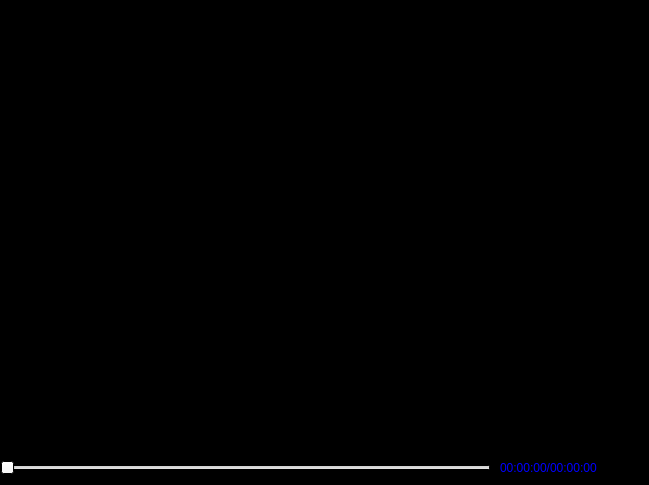
   <widget class="QWidget" name="tabPlayer">
    <property name="palette">
     <palette>
      <active>
       <colorrole role="Base">
        <brush brushstyle="SolidPattern">
         <color alpha="255">
          <red>255</red>
          <green>255</green>
          <blue>255</blue>
         </color>
        </brush>
       </colorrole>
       <colorrole role="Window">
        <brush brushstyle="SolidPattern">
         <color alpha="255">
          <red>0</red>
          <green>0</green>
          <blue>0</blue>
         </color>
        </brush>
       </colorrole>
      </active>
      <inactive>
       <colorrole role="Base">
        <brush brushstyle="SolidPattern">
         <color alpha="255">
          <red>255</red>
          <green>255</green>
          <blue>255</blue>
         </color>
        </brush>
       </colorrole>
       <colorrole role="Window">
        <brush brushstyle="SolidPattern">
         <color alpha="255">
          <red>0</red>
          <green>0</green>
          <blue>0</blue>
         </color>
        </brush>
       </colorrole>
      </inactive>
      <disabled>
       <colorrole role="Base">
        <brush brushstyle="SolidPattern">
         <color alpha="255">
          <red>0</red>
          <green>0</green>
          <blue>0</blue>
         </color>
        </brush>
       </colorrole>
       <colorrole role="Window">
        <brush brushstyle="SolidPattern">
         <color alpha="255">
          <red>0</red>
          <green>0</green>
          <blue>0</blue>
         </color>
        </brush>
       </colorrole>
      </disabled>
     </palette>
    </property>
    <attribute name="title">
     <string>Player</string>
    </attribute>
    <widget class="QVideoCanvas" name="vidwdtCanvas" native="true">
     <property name="geometry">
      <rect>
       <x>0</x>
       <y>0</y>
       <width>640</width>
       <height>460</height>
      </rect>
     </property>
     <property name="styleSheet">
      <string notr="true"/>
     </property>
    </widget>
    <widget class="QPlayerSlider" name="sldProgressBar">
     <property name="geometry">
      <rect>
       <x>0</x>
       <y>460</y>
       <width>491</width>
       <height>16</height>
      </rect>
     </property>
     <property name="orientation">
      <enum>Qt::Horizontal</enum>
     </property>
    </widget>
    <widget class="QLabel" name="lblPlayProgress">
     <property name="geometry">
      <rect>
       <x>500</x>
       <y>460</y>
       <width>128</width>
       <height>16</height>
      </rect>
     </property>
     <property name="palette">
      <palette>
       <active>
        <colorrole role="WindowText">
         <brush brushstyle="SolidPattern">
          <color alpha="255">
           <red>0</red>
           <green>0</green>
           <blue>255</blue>
          </color>
         </brush>
        </colorrole>
       </active>
       <inactive>
        <colorrole role="WindowText">
         <brush brushstyle="SolidPattern">
          <color alpha="255">
           <red>0</red>
           <green>0</green>
           <blue>255</blue>
          </color>
         </brush>
        </colorrole>
       </inactive>
       <disabled>
        <colorrole role="WindowText">
         <brush brushstyle="SolidPattern">
          <color alpha="255">
           <red>190</red>
           <green>190</green>
           <blue>190</blue>
          </color>
         </brush>
        </colorrole>
       </disabled>
      </palette>
     </property>
     <property name="layoutDirection">
      <enum>Qt::LeftToRight</enum>
     </property>
     <property name="text">
      <string>00:00:00/00:00:00</string>
     </property>
    </widget>
   </widget>
